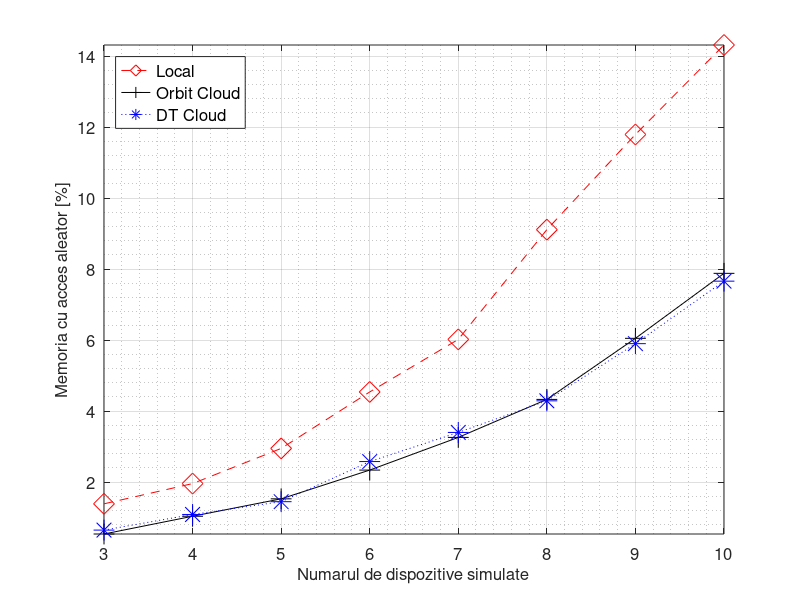
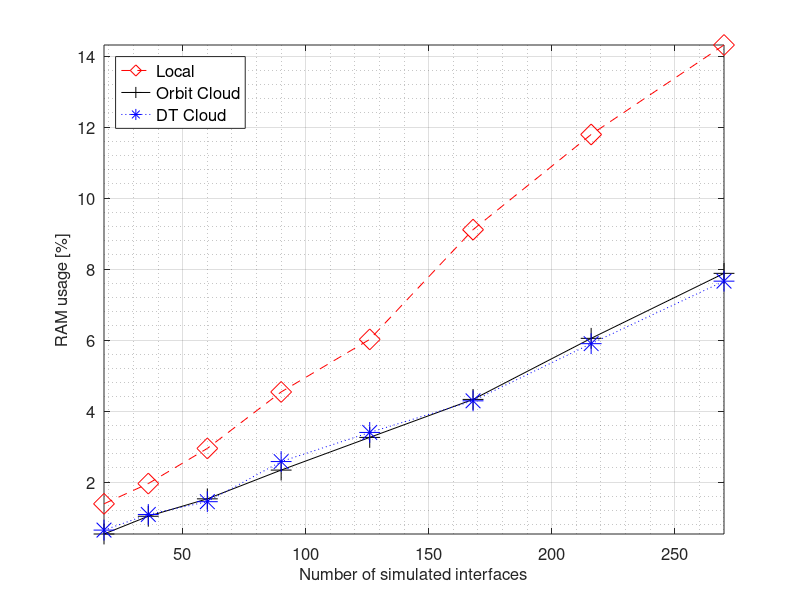
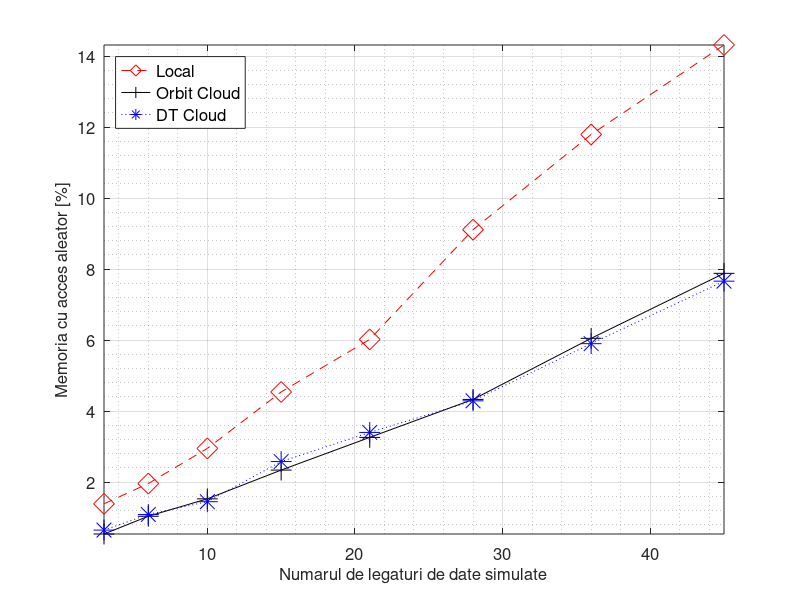

The MATLAB script that drew these images, in order:
nes = [3,4,5,6,7,8,9,10]
intfs = [18,36,60,90,126,168,216,270]
links = [3,6,10,15,21,28,36,45]

local_percent = [0.0139,0.0196,0.0295,0.0454,0.0602,0.0911,0.1179,0.1431]
orbit_percent = [0.0054,0.0104,0.0153,0.0234,0.0326,0.0433,0.0605,0.0788]
dt_percent = [0.0065,0.0109,0.0145,0.0258,0.034,0.0429,0.059,0.0766]

local = local_percent * 100
orbit = orbit_percent * 100
dt = dt_percent * 100
figure(1)
plot(nes,local, '--dr', 'markersize', 15, nes, orbit, '-+k', 'markersize', 15, nes, dt, ':*b', 'markersize', 15)
set(gca, "fontsize", 12)

xlabel('Numarul de dispozitive simulate', "fontsize", 12)
grid on
grid minor on
ylabel('Memoria cu acces aleator [%]', "fontsize", 12)
leg = legend('Local','Orbit Cloud','DT Cloud', "location", 'northwest')
set(leg, "fontsize", 12)
axis('tight')

#la = num2str(local(:));
#lb = cellstr(la);
#lc = strtrim(lb);

#oa = num2str(orbit(:));
#ob = cellstr(oa);
#oc = strtrim(ob);

#da = num2str(dt(:));
#db = cellstr(da);
#dc = strtrim(db);

#text(nes, local, lc)
#text(nes, orbit, oc)
#text(nes, dt, dc)

figure(2)
plot(intfs,local, '--dr', 'markersize', 15, intfs, orbit, '-+k', 'markersize', 15, intfs, dt, ':*b', 'markersize', 15)
set(gca, "fontsize", 12)

xlabel('Number of simulated interfaces', "fontsize", 12)
grid on
grid minor on
ylabel('RAM usage [%]', "fontsize", 12)
leg = legend('Local','Orbit Cloud','DT Cloud', "location", 'northwest')
set(leg, "fontsize", 12)
axis('tight')

#la = num2str(local(:));
#lb = cellstr(la);
#lc = strtrim(lb);

#oa = num2str(orbit(:));
#ob = cellstr(oa);
#oc = strtrim(ob);

#da = num2str(dt(:));
#db = cellstr(da);
#dc = strtrim(db);

#text(intfs, local, lc)
#text(intfs, orbit, oc)
#text(intfs, dt, dc)

figure(3)
plot(links,local, '--dr', 'markersize', 15, links, orbit, '-+k', 'markersize', 15, links, dt, ':*b', 'markersize', 15)
set(gca, "fontsize", 12)

xlabel('Numarul de legaturi de date simulate', "fontsize", 12)
grid on
grid minor on
ylabel('Memoria cu acces aleator [%]', "fontsize", 12)
leg = legend('Local','Orbit Cloud','DT Cloud', "location", 'northwest')
set(leg, "fontsize", 12)
axis('tight')

#la = num2str(local(:));
#lb = cellstr(la);
#lc = strtrim(lb);

#oa = num2str(orbit(:));
#ob = cellstr(oa);
#oc = strtrim(ob);

#da = num2str(dt(:));
#db = cellstr(da);
#dc = strtrim(db);

#text(links, local, lc)
#text(links, orbit, oc)
#text(links, dt, dc)
